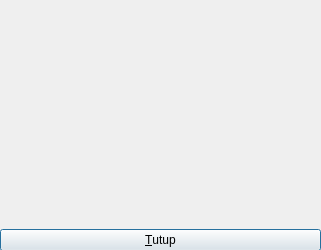
<?xml version="1.0" encoding="UTF-8"?>
<ui version="4.0">
 <class>DialogHistogram</class>
 <widget class="QDialog" name="DialogHistogram">
  <property name="geometry">
   <rect>
    <x>0</x>
    <y>0</y>
    <width>321</width>
    <height>250</height>
   </rect>
  </property>
  <property name="sizePolicy">
   <sizepolicy hsizetype="Preferred" vsizetype="Preferred">
    <horstretch>0</horstretch>
    <verstretch>0</verstretch>
   </sizepolicy>
  </property>
  <property name="minimumSize">
   <size>
    <width>321</width>
    <height>250</height>
   </size>
  </property>
  <property name="maximumSize">
   <size>
    <width>321</width>
    <height>250</height>
   </size>
  </property>
  <property name="windowTitle">
   <string>Dialog</string>
  </property>
  <widget class="QWidget" name="verticalLayoutWidget">
   <property name="geometry">
    <rect>
     <x>0</x>
     <y>0</y>
     <width>321</width>
     <height>251</height>
    </rect>
   </property>
   <layout class="QVBoxLayout" name="verticalLayout">
    <item>
     <widget class="HistogramWindow" name="widgetHistogram" native="true"/>
    </item>
    <item>
     <widget class="QPushButton" name="buttonTutup">
      <property name="text">
       <string>&amp;Tutup</string>
      </property>
     </widget>
    </item>
   </layout>
  </widget>
 </widget>
 <customwidgets>
  <customwidget>
   <class>HistogramWindow</class>
   <extends>QWidget</extends>
   <header location="global">HistogramWindow.h</header>
   <container>1</container>
  </customwidget>
 </customwidgets>
 <resources/>
 <connections/>
</ui>
